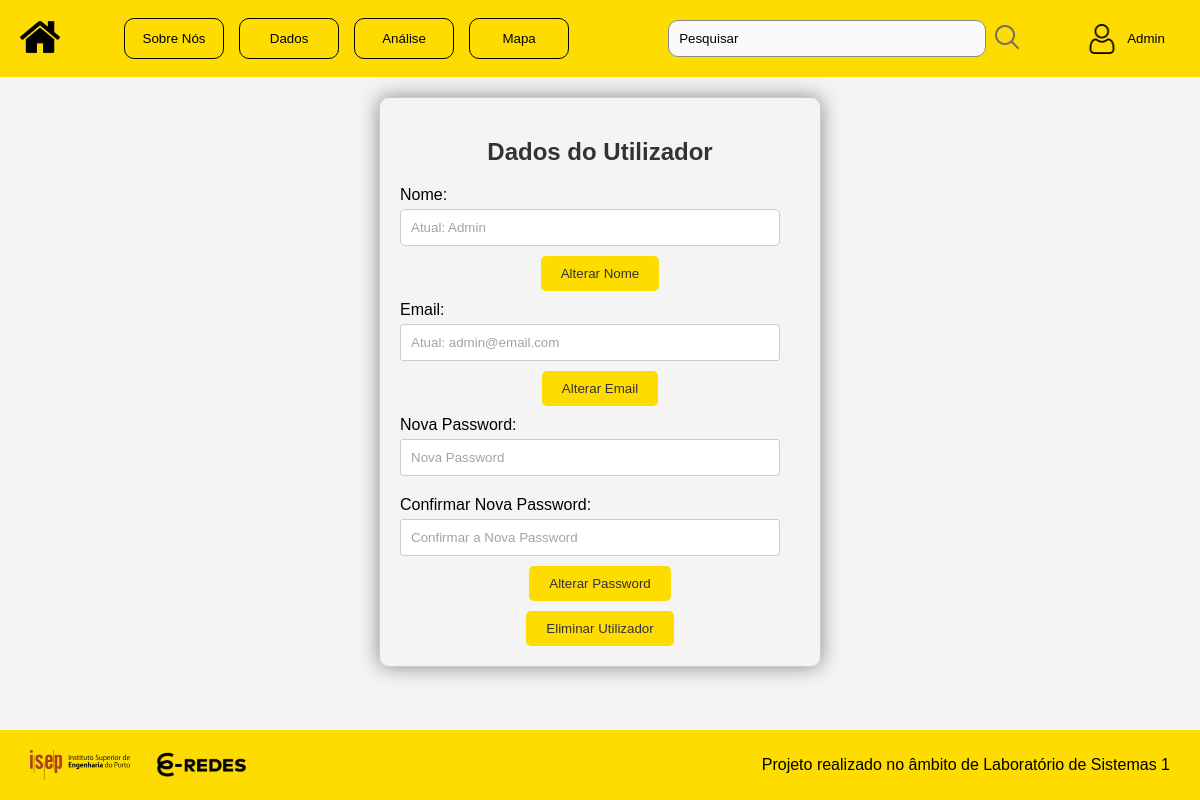
The page /User.php (signed in) on the database its author committed.
### tables this page shows
CREATE TABLE `utilizador` (
  `email` varchar(255) NOT NULL,
  `password` varchar(255) NOT NULL,
  `nome` varchar(50) NOT NULL,
  `permissao` varchar(100) NOT NULL,
  `id_user` int(20) NOT NULL
);

### User.php (the view, shortened to what this page needs)
<!DOCTYPE html>
<html lang="pt">
<head>
    <link rel="stylesheet" href="styles.css">
</head>
<body>
    <header>
        <div class="logo" onclick="window.location.href='index.php'">
            <img src="Imagens/casa_icon.png" alt="Logo">
        </div>
        <nav>
            <div class="nav-buttons">
                <button><a href="SobreNos.php">Sobre Nós</a></button>
                <button><a href="home_dados.php">Dados</a></button>
                <button><a href="Analise.php">Análise</a></button>
                <button><a href="Mapa.php">Mapa</a></button>
            </div>
        </nav>
        <form action="search.php" method="GET" class="search-bar">
            <input type="text" name="query" placeholder="Pesquisar">
            <button type="submit" class="search-button">
                <img src="Imagens/search_icon.png" alt="ir">
            </button>
        </form>
        <?php
        include("ImportSQL.php");
        $nome_utilizador = "Utilizador";
        if (isset($_SESSION['email'])) {
            $email = $_SESSION['email'];
            $sql = "SELECT nome FROM utilizador WHERE email = '$email'";
            $result = mysqli_query($mysqli, $sql);
            if ($result) {
                $row = mysqli_fetch_assoc($result);
                $nome_utilizador = $row['nome'];
            }
        } else {
            $nome_utilizador = "Visitante";
        }
        ?>
        <div class="dropdown">
            <button class="user-info">
                <img src="Imagens/user_icon.png" alt="User Icon">
                <span><?php echo $nome_utilizador; ?></span>
            </button>
        </div>
    </header>
    <?php
    $email = $_SESSION['email'];
    $sql = "SELECT nome, email FROM utilizador WHERE email = '$email'";
    $result = $mysqli->query($sql);
    if ($result->num_rows > 0) {
        $user = $result->fetch_assoc();
    } else {
        echo "<script>alert('Erro ao encontrar os dados do utilizador.')</script>";
        exit();
    }
    ?>
    <div class="form-container">
        <h2>Dados do Utilizador</h2>
        <form action="<?php echo htmlspecialchars($_SERVER["PHP_SELF"]); ?>" method="POST">
            <div class="form-row">
                <label for="name">Nome:</label>
                <input type="text" id="name" name="name" placeholder="Atual: <?php echo htmlspecialchars($user['nome']); ?>">
                <div class="atual_alterar">
                    <button type="submit" name="submitName" class="button">Alterar Nome</button>
                </div>
            </div>
            <div class="form-row">
                <label for="email">Email:</label>
                <input type="email" id="email" name="email" placeholder="Atual: <?php echo htmlspecialchars($user['email']); ?>">
                <div class="atual_alterar">
                    <button type="submit" name="submitEmail" class="button">Alterar Email</button>
                </div>
            </div>
            <div class="form-row">
                <label for="password">Nova Password:</label>
                <input type="password" id="password" name="password" placeholder="Nova Password">
            </div>
            <div class="form-row">
                <label for="confirm_password">Confirmar Nova Password:</label>
                <input type="password" id="confirm_password" name="confirm_password" placeholder="Confirmar a Nova Password">
                <button type="submit" name="submitPassword" class="button">Alterar Password</button>
            </div>
        </form>
        <button onclick="eliminarUtilizador('<?php echo $user['email']; ?>')" class="button button-delete">Eliminar Utilizador</button>
    </div>
    <footer>
        <div class="footer-content">
            <div class="footer-left">
                <img src="Imagens/isep_logo.png" alt="ISEP Logo" class="isep_img" onclick="window.open('https://www.isep.ipp.pt', '_blank');">
                <img src="Imagens/e-redes.jpeg" alt="E-Redes Logo" class="eredes_img" onclick="window.open('https://www.e-redes.pt/pt-pt', '_blank');">
            </div>
            <div class="footer-right">
                <p>Projeto realizado no âmbito de Laboratório de Sistemas 1</p>
            </div>
        </div>
    </footer>
</body>
</html>

### styles.css (style rules this page uses)
body { font-family: Arial, sans-serif; margin: 0; padding: 0; background-color: #f4f4f4; }
header { display: flex; align-items: center; justify-content: space-between; background-color: #FFDC00; color: black; padding: 10px 20px; width: 100%; max-width: 100vw; box-sizing: border-box; }
.nav-buttons { display: flex; align-items: center; justify-content: flex-start; }
.nav-buttons button { height: auto; width: 100px; }
.logo img { height: 40px; cursor: pointer; margin-right: 30px; }
.search-bar { display: flex; align-items: center; padding: 10px; border-radius: 10px; width: 400px; }
.search-bar input[type="text"] { padding: 10px; flex: 1; border: 1px solid #898989; border-radius: 10px; margin-right: 0px; margin-left: 40px; background-color: rgb(250, 250, 250); }
.search-bar input[type="text"]::placeholder { color: black; }
.search-bar button { background-color: transparent; border: none; cursor: pointer; outline: none; }
.search-bar button img { height: 30px; width: 30px; border-radius: 10px; }
.user-info { display: flex; align-items: center; }
.user-info img { height: 30px; margin-right: 10px; }
.footer-content { background-color: #FFDC00; display: flex; justify-content: space-between; align-items: center; color: black; padding: 10px 20px; width: 100%; max-width: 100vw; box-sizing: border-box; }
.footer-left { display: flex; align-items: center; }
.footer-left img { height: 30px; margin-right: 10px; }
.footer-content img { height: 30px; margin-right: 10px; margin-left: 10px; order: 1; cursor: pointer; }
.isep_img { width: 100px; height: auto; }
.eredes_img { width: 100px; height: auto; }
.footer-content p { order: 2; margin-right: 10px; }
.nav-buttons button { background-color: #FFDC00; border: 1px solid black; border-radius: 10px; padding: 12px 10px; cursor: pointer; transition: background-color 0.3s ease, color 0.3s ease; color: black; margin-right: 15px; }
.eredes_btn a, .nav-buttons a { color: inherit; text-decoration: none; display: block; }
.dropdown { position: relative; z-index: 10; }
.dropdown button { background-color: #FFDC00; color: rgb(0, 0, 0); padding: 10px 15px; border: none; cursor: pointer; }
body { display: flex; flex-direction: column; min-height: 100vh; margin: 0; padding: 0; }
.footer-content { background-color: #FFDC00; display: flex; justify-content: space-between; align-items: center; color: black; padding: 10px 20px; position: static; bottom: auto; left: auto; right: auto; width: 100%; margin-top: auto; }
.login-box input[type="email"], .login-box input[type="password"], .register-box input[type="text"], .register-box input[type="email"], .register-box input[type="password"], .input-container select, .form-row input[type="text"], .form-row input[type="email"], .form-row input[type="password"] { width: calc(100% - 20px); padding: 10px; margin-bottom: 10px; border: 1px solid #ccc; border-radius: 3px; box-sizing: border-box; }
form input[type="text"]::placeholder, form input[type="email"]::placeholder, form input[type="password"]::placeholder, .select { color: #a3a3a3; }
.form-row { margin-bottom: 10px; }
.form-row label { display: block; margin-bottom: 5px; }
.form-row button { padding: 10px 10px; background-color: #dec000; color: white; border: none; border-radius: 3px; cursor: pointer; margin-bottom: 20px; margin-top: 20px; }
.form-container { width: 400px; margin: 0 auto; margin-top: 20px; margin-bottom: auto; padding: 20px; border: 1px solid #ccc; border-radius: 10px; box-shadow: 0 0 20px #898989; }
.form-container h2 { text-align: center; margin-bottom: 20px; color: #333; font-size: 24px; }
.form-container label { display: block; margin-bottom: 5px; }
.form-container input[type="text"], .form-container input[type="number"], .form-container select, .form-container textarea { width: calc(100% - 20px); padding: 10px; margin-bottom: 10px; border: 1px solid #ccc; border-radius: 5px; }
.form-container .button { display: block; margin: 0 auto; background-color: #FFDC00; color: #333; border: none; padding: 10px 20px; border-radius: 5px; cursor: pointer; transition: background-color 0.3s, color 0.3s; }

### rows shown on the page
utilizador: nome "Admin", name "Atual: Admin", email "Atual: admin@email.com"
